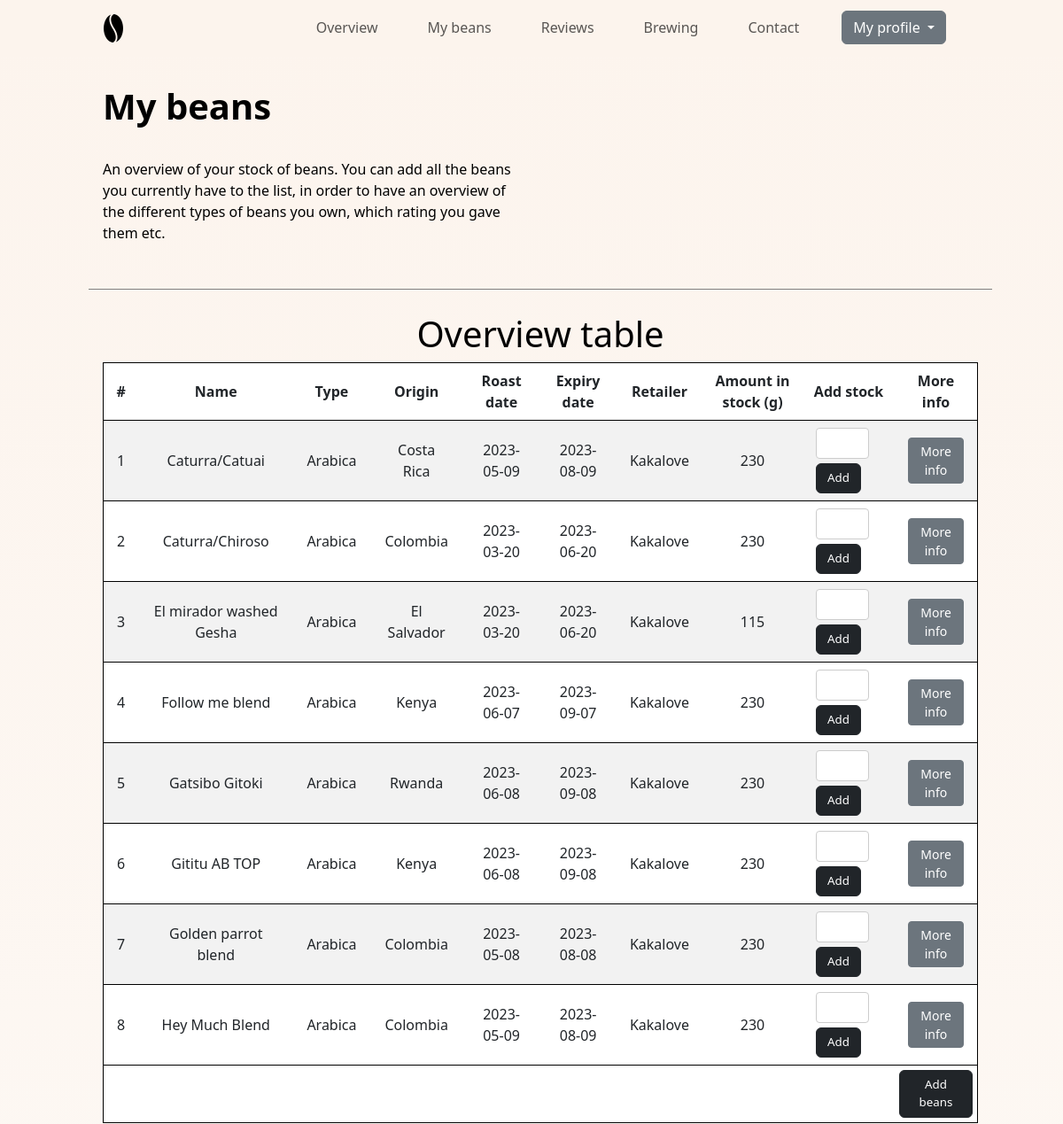
/mybeans (signed in, upper part), run on an earlier commit of the app's database.
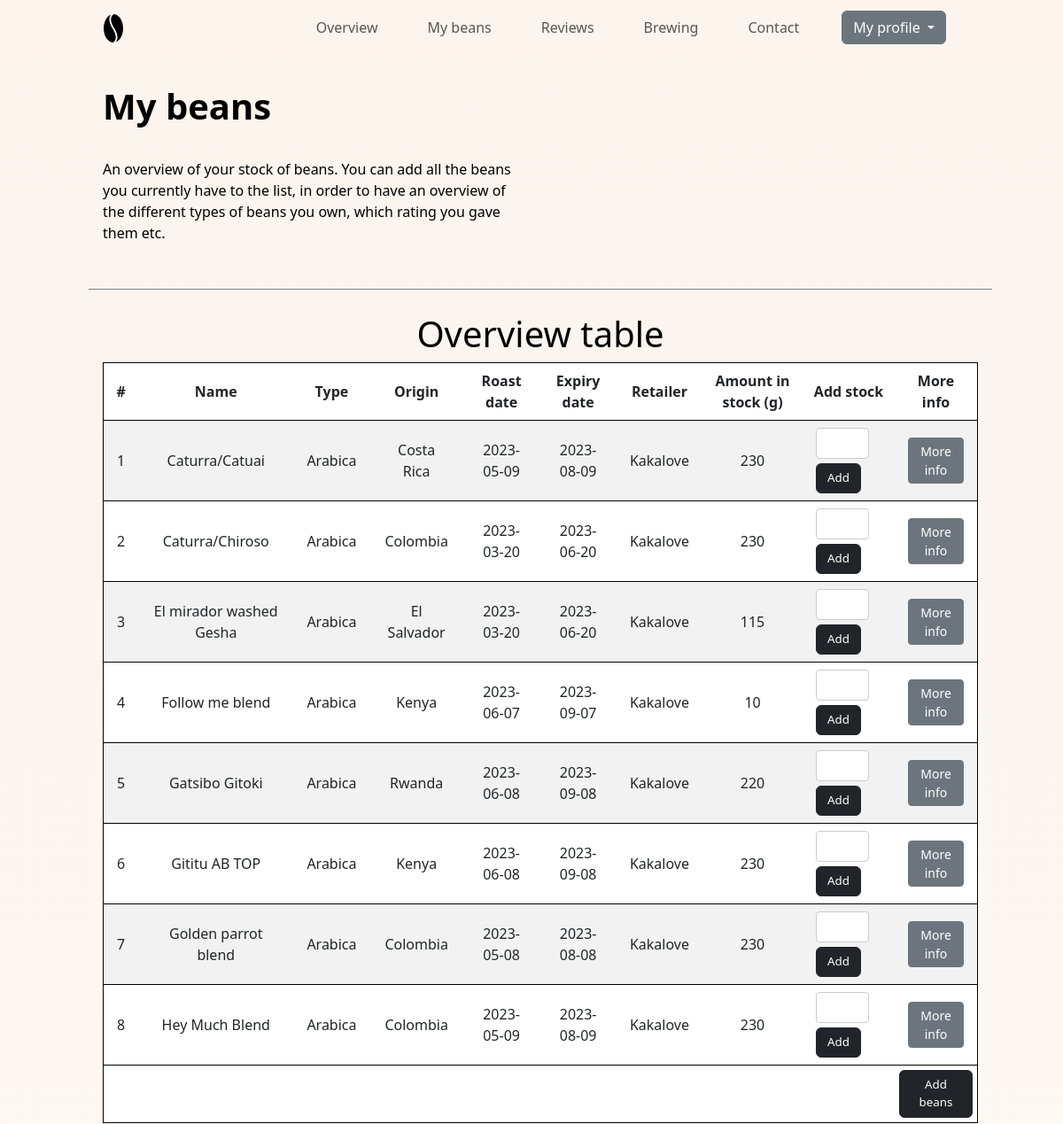
And on a later commit of the database.
### tables this page shows
CREATE TABLE "mybeans" (
	"user_id"	INTEGER NOT NULL,
	"bean_name"	TINY TEXT NOT NULL,
	"origin"	TINY TEXT NOT NULL,
	"roast_date"	DATE NOT NULL,
	"expiry_date"	DATE NOT NULL,
	"retailer"	TINY TEXT NOT NULL,
	"amount"	INTEGER NOT NULL,
	"type"	TEXT,
	"roasting_level"	INTEGER,
	"notes"	TINY TEXT,
	"acidity"	INTEGER,
	"CR_review"	INTEGER,
	"description"	TEXT,
	"comments"	TEXT,
	FOREIGN KEY("user_id") REFERENCES "users"("id")
);

### app.py (the view)
@app.route("/mybeans", methods=["GET", "POST"])
@login_required
def mybeans():
    id = session.get("user_id")
    if request.method == "POST":
        name = request.form.get("BeanName")
        name_check = db.execute("SELECT * FROM mybeans WHERE user_id == ? AND bean_name == ?", id, name)
        if len(name_check) != 0:
            flash("This coffee bean already exists in your table!")
            return redirect("/mybeans")
        origin = request.form.get("BeanOrigin")
        roastDate = request.form.get("RoastDate")
        expiryDate = request.form.get("ExpiryDate")
        retailer = request.form.get("Retailer")
        stock = request.form.get("Stock")
        type = request.form.get("Type")
        roast = request.form.get("Roast")
        notes = request.form.get("Notes")
        acidity = request.form.get("Acidity")
        CR_review = request.form.get("CR_Review")
        description = request.form.get("Description")
        comments = request.form.get("Comments")
        print(f"Name: {name}\nOrigin: {origin}\nRoast date: {roastDate}\nExpiry date: {expiryDate}\nRetailer: {retailer}\nStock: {stock}\nType: {type}\nRoast: {roast}\nNotes: {notes}\nAcidity: {acidity}\nCR Review: {CR_review}\nDescription: {description}\nComments: {comments}\n")
        db.execute("INSERT into mybeans (user_id, bean_name, origin, roast_date, expiry_date, retailer, amount, type, roasting_level, notes, acidity, CR_review, description, comments) VALUES (?, ?, ?, ?, ?, ?, ?, ?, ?, ?, ?, ?, ?, ?);", id, name, origin, roastDate, expiryDate, retailer, stock, type, roast, notes, acidity, CR_review, description, comments)
        flash('Bean information added')
        return redirect("/mybeans"), 200
    else:
        table_data = db.execute("SELECT bean_name, type, origin, roast_date, expiry_date, retailer, amount FROM mybeans WHERE user_id == ? GROUP BY bean_name", id)
        chart_data_type = db.execute("SELECT type, COUNT(type) as n FROM mybeans WHERE user_id == ? GROUP BY type;", id)
        chart_data_origin = db.execute("SELECT origin, COUNT(type) as n FROM mybeans WHERE user_id == ? GROUP BY origin;", id)
        print(f"Type: {chart_data_type}")
        print(f"Origin: {chart_data_origin}")
        return render_template("mybeans.html", beans_data = table_data, chart_data_type = chart_data_type, chart_data_origin = chart_data_origin)

### app.py (called while the page is built)
@app.after_request
def after_request(response):
    response.headers["Cache-Control"] = "no-cache, no-store, must-revalidate"
    response.headers["Expires"] = 0
    response.headers["Pragma"] = "no-cache"
    return response

### helpers.py (called while the page is built)
def login_required(f):
    @wraps(f)
    def decorated_function(*args, **kwargs):
        if session.get("user_id") is None:
            return redirect("/login")
        return f(*args, **kwargs)
    return decorated_function

### templates/mybeans.html (shortened to what this page needs)
{% extends "layout.html" %}
{% block main%}
<div class="beans_container">
    <div class="heading">
       <div class="header">
            <h1>My beans</h1>
            <p>An overview of your stock of beans. You can add all the beans you currently have to the list, in order to have an overview of the different types of beans you own, which rating you gave them etc.</p>
        </div>
    </div>
    <div class="break_line"></div>
    <section id="beans_table">
        <div class="beans_table_item">
            <h1>Overview table</h1>
            <table class="table table-striped table-responsive table-hover" id="mybeans">
            <thead>
                <tr>
                    <th scope="col">#</th>
                    <th scope="col">Name</th>
                    <th scope="col">Type</th>
                    <th scope="col">Origin</th>
                    <th scope="col">Roast date</th>
                    <th scope="col">Expiry date</th>
                    <th scope="col">Retailer</th>
                    <th scope="col">Amount in stock (g)</th>
                    <th scope="col">Add stock</th>
                    <th scope="col">More info</th>
                </tr>
            </thead>
            <tbody>
                {% for row in beans_data %}
                <tr>
                    <td scope="row" class="countercell"></td>
                    <td class="bean_name">{{ row['bean_name'] }}</td>
                    <td class="type">{{ row['type'] }}</td>
                    <td class="origin">{{ row['origin'] }}</td>
                    <td>{{ row['roast_date'] }}</td>
                    <td>{{ row['expiry_date'] }}</td>
                    <td>{{ row['retailer'] }}</td>
                    <td class="bean_stock">{{ row['amount'] }}</td>
                    <td>
                        <form action="/addstock" method="post">
                            <div class="add_stock_form">
                                <input type="number" id="stock" name="stock" min="0" required step="1">
                                <button class="btn btn-dark" type="submit">Add</button>
                            </div>
                        </form>
                    </td>
                    <td>
                        <button type="submit" class=" btn btn-secondary btn-sm moreInfo">More info</button>
                    </td>
                </tr>
                {% endfor %}
            </tbody>
            <tfoot>
                <tr>
                    <td></td>
                    <td></td>
                    <td></td>
                    <td></td>
                    <td></td>
                    <td></td>
                    <td></td>
                    <td></td>
                    <td></td>
                    <td>
                        <button type="button" class="btn btn-dark" data-bs-toggle="modal" data-bs-target="#ModalBeanForm">
                            Add beans
                        </button>
                    </td>
                </tr>
        </table>
        </div>
    </section>
        <head><h1>Stock</h1></head>
        <head><h1>Types and origins</h1></head>
</div>
{% endblock %}

### templates/layout.html (shortened to what this page needs)
<!DOCTYPE html>
<html lang="en">
<head>
    <link rel="stylesheet" href="../static/styles.css">
    <link href="https://cdn.jsdelivr.net/npm/bootstrap@5.3.0/dist/css/bootstrap.min.css" rel="stylesheet">
</head>
<body class="body">
    <nav class="navbar navbar-expand-md" id="navbar_wrap">
        <div class="container-fluid" >
            <a class="navbar-brand" href="/"><img src="../static/images/coffee-bean.png" alt="coffe bean navbar-toggler-icon"></a>
            <div class="collapse navbar-collapse navigation_items" id="navbarNav">
                {% if session["user_id"] %}
                <ul class="navbar-nav nav_list">
                <li class="nav-item">
                    <a class="nav-link"  href="/">Overview</a>
                </li>
                <li class="nav-item">
                    <a class="nav-link" href="/mybeans">My beans</a>
                </li>
                <li class="nav-item">
                    <a class="nav-link" href="/reviews">Reviews</a>
                </li>
                <li class="nav-item">
                    <a class="nav-link" href="/brewing">Brewing</a>
                </li>
                <li class="nav-item ">
                    <a class="nav-link" href="/contact">Contact</a>
                </li>
                <li class="nav-item dropdown">
                    <button class="btn btn-secondary dropdown-toggle" type="button" data-bs-toggle="dropdown" aria-expanded="false">
                        My profile
                    </button>
                </li>
                </ul>
                {% endif %}
            </div>
        </div>
    </nav>
    <main class="my_container" >
        {% block main %}{% endblock %}
    </main>
</body>
</html>

### static/styles.css (style rules this page uses)
.body { background: linear-gradient(#FCF4ED, #fcf4ed6a); color: black; min-height: 100vh; margin: 0; padding: 0; }
.my_container { display: block; margin: 80px 100px; }
#navbar_wrap { display: flex; position: fixed; padding: 10px 100px; top: 0; background-color: #FCF4ED; justify-items: center; width: 100vw; z-index: 1; }
.navigation_items { justify-content:right }
.navbar-nav li { margin: auto 20px; }
.nav_list a, button { float: right; }
main { min-height: 88vh; margin-top: 30px }
.header { text-align: left; padding: 1rem; max-width: 50%; }
.break_line { width: 85vw; border-bottom: 1px solid grey; margin-bottom: 10px; justify-self: center; }
.header h1 { font-weight: 800; }
.header p { margin: 35px auto; }
.login_fields input, button { margin: 10px; }
input { width: 100%; padding: 12px; border: 1px solid #ccc; border-radius: 4px; box-sizing: border-box; margin-top: 6px; margin-bottom: 16px; }
.beans_container { display: grid; text-align: center; height: fit-content; }
.heading { display: flex; flex-wrap: wrap; }
#beans_table { display: flex; flex-wrap: wrap; justify-content: center; text-align: center; padding: 1rem; }
table { counter-reset: tableCount; }
.countercell:before { content: counter(tableCount); counter-increment: tableCount; }
.beans_table_item { display: flex; flex-wrap: wrap; justify-content: center; align-items: center; }
.beans_table_item table { border: 1px solid black; }
.beans_table_item table thead { text-align: center; vertical-align: middle; }
.beans_table_item table td { vertical-align: middle; width: fit-content; padding-left: 15px; padding-right: 15px; }
.beans_table_item table tfoot td { padding: 5px; }
.beans_table_item table tfoot button { height: fit-content; font-size: smaller; }
.add_stock_form > input { line-height: 50%; max-width: 60px; max-height: 35px; }
.add_stock_form > button { max-width: fit-content; max-height: fit-content; font-size: smaller; }
.add_stock_form { display: flex; flex-wrap: wrap; align-items: center; justify-content: space-between; gap: 5px; }

What changed in the data, as far as the page shows it:
changed mybeans "Follow me blend": amount "230" → "10"
changed mybeans "Gatsibo Gitoki": amount "230" → "220"
